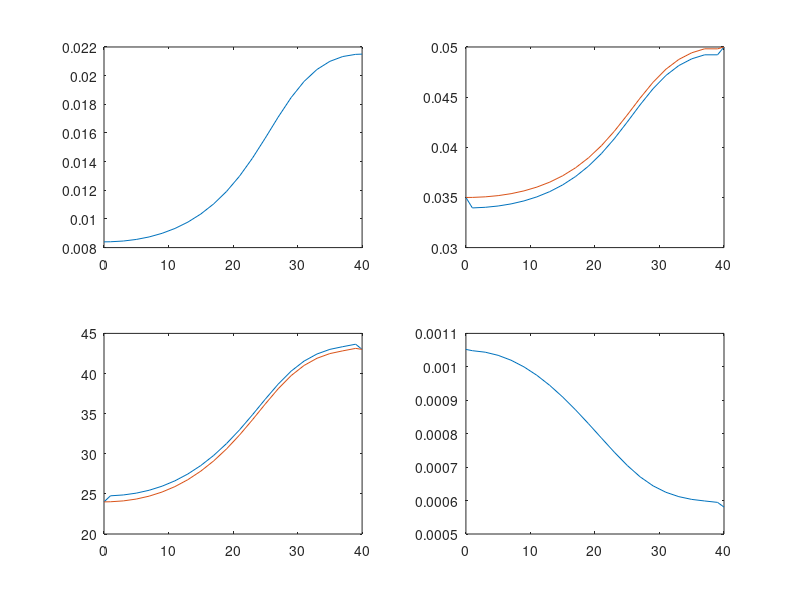
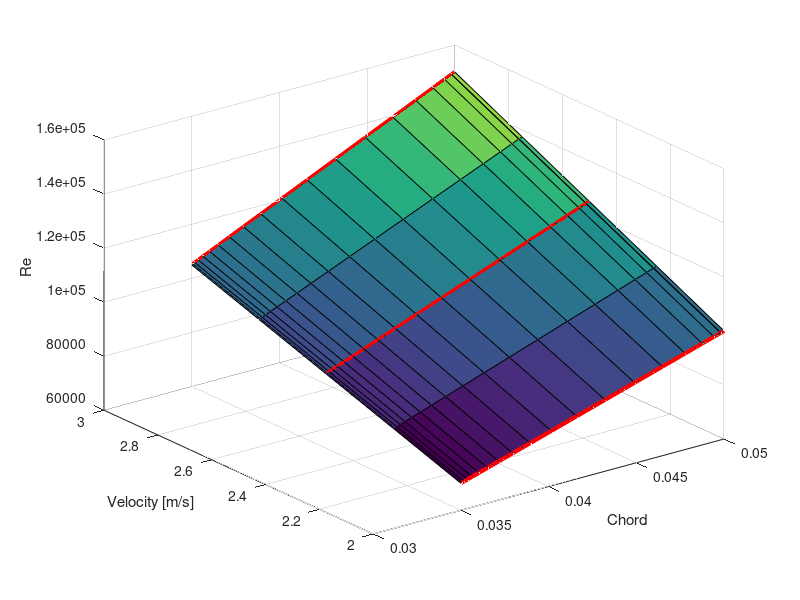

These figures' MATLAB source, in order: (Note: this script raises an error after producing the figures.)

% NACA0043 bottom
% chord 50mm bottom 
% 
% taper 34mm 
% 
% NACA0024 top
% chord 35mm top
% 
% length 120mm constant profile aka thin part 

%% Odzysk danych z onshape
clear all
txt = fileread('onshape_result.txt');
tokens = regexp(txt, ...
    '\[\s*([+-]?\d*\.?\d+(?:[eE][+-]?\d+)?)\s*meter\s*,\s*([+-]?\d*\.?\d+(?:[eE][+-]?\d+)?)\s*meter\s*\]', ...
    'tokens');

data = struct([]);

data(1).thickness = 0.00840105635733219 ;
data(1).chord     = 0.0339478773568956 + 1.05212/1000;
data(1).distance_mm = 0;

for i = 1:numel(tokens)
    data(i+1).thickness = str2double(tokens{i}{1});
    data(i+1).chord     = str2double(tokens{i}{2});
    data(i+1).distance_mm = 2*i - 1;
end
clear txt tokens;
data(end).chord = data(end-1).chord % fix the last bs fragment

%add another known profile
data(end+1).chord = 50/1000;
data(end).thickness = 2*10.75127/1000;
data(end).distance_mm = 40;

% NACA00XX for every section along the profile
for i = 1:numel(data)
    data(i).NACA00 = 100 * data(i).thickness / data(i).chord;
end

% delta dol 0.58048 mm  (end)
% delta gora 1.05212 mm  (1)

const = atan(0.3/0.58048) / data(end).NACA00/100;
const = const + atan(0.3/1.05212) / data(1).NACA00/100;
const = const / 2;

for i = 2:(numel(data)-1)
    delta_mm = 0.3 / (1000 * tan(const * data(i).NACA00/100));
    data(i).delta = delta_mm/10200;
    % i

    data(i).chord_corrected = data(i).chord + data(i).delta;
    data(i).NACA00_corrected = 100 * data(i).thickness / data(i).chord_corrected;
end
data(1).delta = 1.05212/1000;
data(end).delta = 0.58048/1000;

data(1).chord_corrected = data(1).chord;
data(end).chord_corrected = data(end).chord;

data(1).NACA00_corrected = data(1).NACA00;
data(end).NACA00_corrected = data(end).NACA00;

figure

subplot(2,2,1)
plot([data.distance_mm],[data.thickness])

subplot(2,2,2)
plot([data.distance_mm],[data.chord]); hold on;
plot([data.distance_mm],[data.chord_corrected]); hold off

subplot(2,2,3)
plot([data.distance_mm],[data.NACA00]); hold on;
plot([data.distance_mm],[data.NACA00_corrected]); hold off;

subplot(2,2,4)
plot([data.distance_mm],[data.delta]);

%% Print out the (naca, chords) 

for k = 1:numel(data)
    fprintf("(%d, %.4f),\n", round(data(k).NACA00_corrected), data(k).chord_corrected);
end

%% now having _corrected NACA and chord, estimate the quantities for each slice

% Re = Velocity * chord / const 
% gdzie const = 1.0e-6 m^2/s

velocities = 2:0.25:3;
chords = [data.chord_corrected];

Res = zeros(length(velocities), length(chords));
i = 1;
j = 1;
for v = velocities
    for c = chords
        Re = v * c / 1.0e-6;
        Res(i,j) = Re;
        j = j + 1;
    end
    i = i + 1;
    j = 1;
end

figure;
surf(chords, velocities, Res)
hold on

% for k = 1:numel(data)
%     data(k).Re_at_2ms0 = Res(1,k);
%     data(k).Re_at_2ms5 = Res(3,k);
%     data(k).Re_at_3ms0 = Res(5,k);
% end

Re_at_2ms0 = Res(1,:);
Re_at_2ms5 = Res(3,:);
Re_at_3ms0 = Res(5,:);

plot3(chords, 2.0*ones(size(chords)), Re_at_2ms0, ...
      'LineWidth', 3, 'Color', 'r')

plot3(chords, 2.5*ones(size(chords)), Re_at_2ms5, ...
      'LineWidth', 3, 'Color', 'r')

plot3(chords, 3.0*ones(size(chords)), Re_at_3ms0, ...
      'LineWidth', 3, 'Color', 'r')

xlabel('Chord')
ylabel('Velocity [m/s]')
zlabel('Re')


%% XFOIL xddd
xfoil = readtable("xfoil_results.csv");
valid_xfoil = xfoil(xfoil.valid == 1, :);

figure;
plot(valid_xfoil.Re, valid_xfoil.CD, '.')
grid on
xlabel('Re')
ylabel('C_D')

%% Interpolated CD(t/c, Re) surface

F = scatteredInterpolant( ...
    valid_xfoil.thickness_percent, ...
    valid_xfoil.Re, ...
    valid_xfoil.CD, ...
    'natural', ...     % interpolation
    'linear');           % NO extrapolation

t_grid  = linspace(24, 43, 100);
Re_grid = linspace(70000, 200000, 100);

[T, RE] = meshgrid(t_grid, Re_grid);

CD = F(T, RE);
%%
figure;
surf(T, RE, CD);
shading interp;
grid on;

xlabel('Thickness t/c [%]');
ylabel('Re');
zlabel('C_D');
title('Interpolated XFOIL C_D(t/c, Re)');
view(3);

hold on;

scatter3( ...
    valid_xfoil.thickness_percent, ...
    valid_xfoil.Re, ...
    valid_xfoil.CD, ...
    30, 'k', 'filled');

hold off;

%% CD for each pylon strip at nominal speed

V_nominal = 2.7;      % m/s
nu = 1.0e-6;          % m^2/s

for i = 1:numel(data)

    Re = V_nominal * data(i).chord_corrected / nu;

    CD = F( ...
        data(i).NACA00_corrected, ...
        Re);

    data(i).Re_nominal = Re;
    data(i).CD_nominal = CD;
end

figure
subplot(2,1,1)
% hold on;
plot([data.distance_mm], [data.CD_nominal])
subplot(2,1,2)
plot([data.distance_mm], [data.chord_corrected])

%% prepare data for export

export = struct([]);

j = 0;
for k = 1:numel(data)
    k = numel(data) - k + 1
    j = j + 1;
    export(j).CD = data(k).CD_nominal;
    export(j).chord_m = data(k).chord_corrected;
    export(j).distance_m = (2*(j-1)) / 1000;
    export(j).dz = 0.002;
end

k = numel(export)
for j = k:(k+69)
    export(j).CD = export(k).CD; 
    export(j).chord_m = export(k).chord_m;
    export(j).distance_m = ((j-1)*2) / 1000;
    export(j).dz = 0.002;
end

figure
subplot(2,1,1)
% hold on;
plot([export.distance_m], [export.CD])
subplot(2,1,2)
plot([export.distance_m], [export.chord_m])

%%
% save("drag_front_strut.mat", "export")
% clear;
load("drag_front_strut.mat")

%% Tak dla weryfikacji policzmy drag dla pylona w zaleznosci od zanurzenia przy 2.7


z = 0;
vel = 2.7; % m/s

bottom_position_B = [0; 0; 0];

% nargin('strut_dragg')
Fs = [];

for i = 1:200
    z = i/1000;

    [F, tau] = strut_dragg(...
        bottom_position_B, ...
        [export.distance_m], ...
        [export.chord_m], ...
        [export.CD], ...
        0.002, ...
        vel, ...
        z, ...
        eye(3), ...
        eye(3), ...
        1000);

    Fs = [Fs, F];
end

plot(Fs(1,:))

%%
